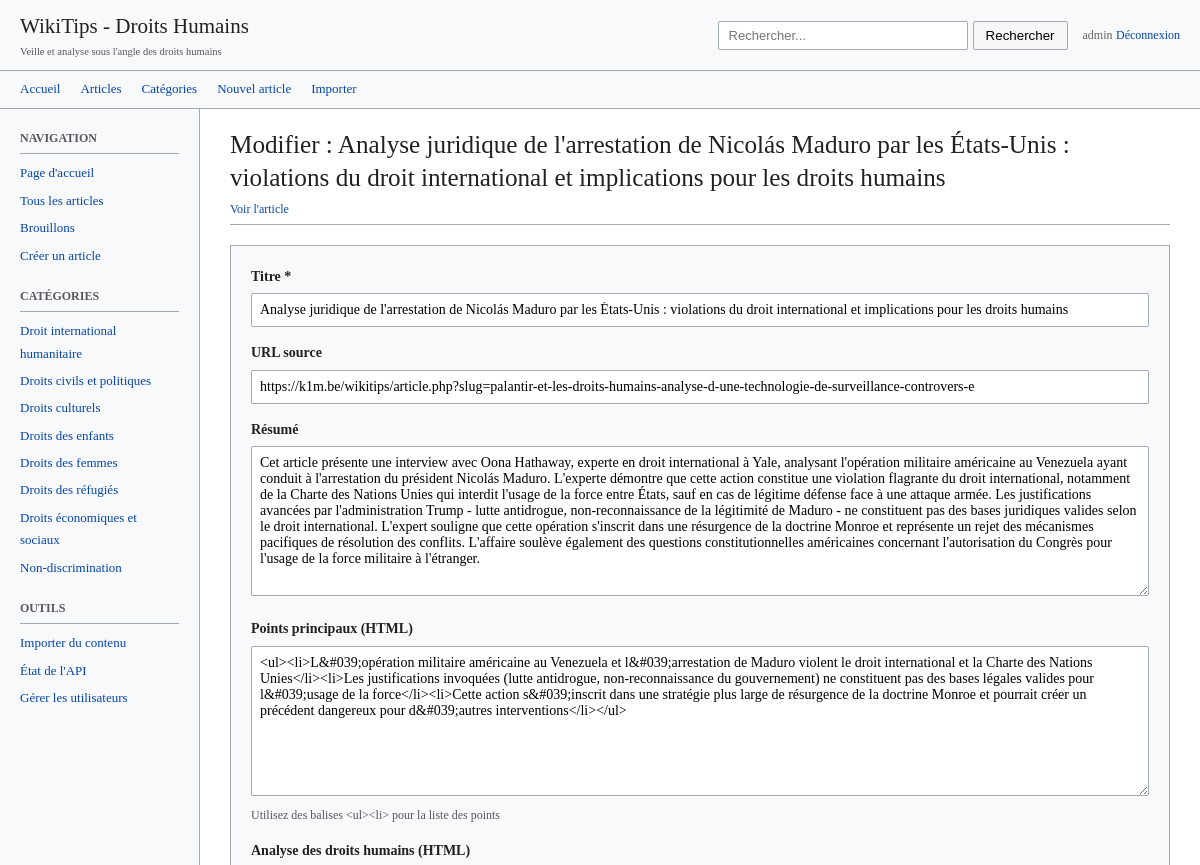
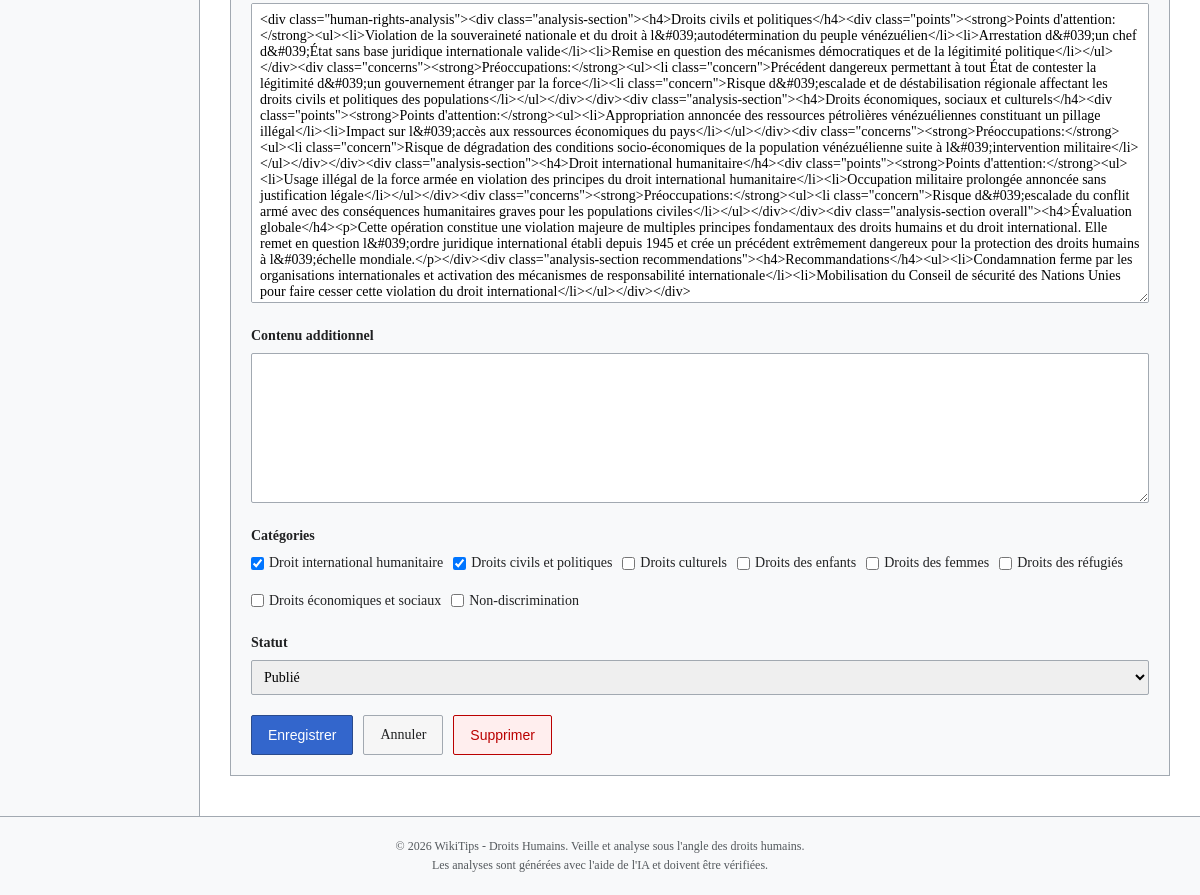
/edit.php?id=2 (signed in), run on the app's committed database (2 pictures, top to bottom).
### tables this page shows
CREATE TABLE users (
                id INTEGER PRIMARY KEY AUTOINCREMENT,
                username TEXT UNIQUE NOT NULL,
                email TEXT UNIQUE NOT NULL,
                password_hash TEXT NOT NULL,
                role TEXT DEFAULT 'editor',
                created_at DATETIME DEFAULT CURRENT_TIMESTAMP,
                last_login DATETIME
            );

CREATE TABLE categories (
                id INTEGER PRIMARY KEY AUTOINCREMENT,
                name TEXT UNIQUE NOT NULL,
                slug TEXT UNIQUE NOT NULL,
                description TEXT
            );

CREATE TABLE articles (
                id INTEGER PRIMARY KEY AUTOINCREMENT,
                title TEXT NOT NULL,
                slug TEXT UNIQUE NOT NULL,
                source_url TEXT,
                source_content TEXT,
                summary TEXT,
                main_points TEXT,
                human_rights_analysis TEXT,
                content TEXT,
                status TEXT DEFAULT 'draft',
                created_at DATETIME DEFAULT CURRENT_TIMESTAMP,
                updated_at DATETIME DEFAULT CURRENT_TIMESTAMP
            );

### config.php (called while the page is built, shortened)
<?php
function url(string $path = ''): string {
    $path = ltrim($path, '/');
    return BASE_PATH . '/' . $path;
}
spl_autoload_register(function ($class) {
    $file = __DIR__ . '/includes/' . $class . '.php';
});

### includes/Database.php (called while the page is built, shortened)
<?php
class Database {
    private static $instance = null;
    private $pdo;
    private function __construct() {
        $this->pdo = new PDO('sqlite:' . DB_PATH);
        $this->pdo->setAttribute(PDO::ATTR_ERRMODE, PDO::ERRMODE_EXCEPTION);
        $this->pdo->setAttribute(PDO::ATTR_DEFAULT_FETCH_MODE, PDO::FETCH_ASSOC);
    }
    public static function getInstance(): self {
        if (self::$instance === null) {
            self::$instance = new self();
        }
        return self::$instance;
    }
    public function getPdo(): PDO {
        return $this->pdo;
    }
    private function initTables(): void {
        $this->pdo->exec("
            CREATE TABLE IF NOT EXISTS articles (
                id INTEGER PRIMARY KEY AUTOINCREMENT,
                title TEXT NOT NULL,
                slug TEXT UNIQUE NOT NULL,
                source_url TEXT,
                source_content TEXT,
                summary TEXT,
                main_points TEXT,
                human_rights_analysis TEXT,
                content TEXT,
                status TEXT DEFAULT 'draft',
                created_at DATETIME DEFAULT CURRENT_TIMESTAMP,
                updated_at DATETIME DEFAULT CURRENT_TIMESTAMP
            )
        ");
        $this->pdo->exec("
            CREATE TABLE IF NOT EXISTS categories (
                id INTEGER PRIMARY KEY AUTOINCREMENT,
                name TEXT UNIQUE NOT NULL,
                slug TEXT UNIQUE NOT NULL,
                description TEXT
            )
        ");
        $this->pdo->exec("
            CREATE TABLE IF NOT EXISTS article_categories (
                article_id INTEGER,
                category_id INTEGER,
                PRIMARY KEY (article_id, category_id),
                FOREIGN KEY (article_id) REFERENCES articles(id) ON DELETE CASCADE,
                FOREIGN KEY (category_id) REFERENCES categories(id) ON DELETE CASCADE
            )
        ");
        $this->pdo->exec("
            CREATE TABLE IF NOT EXISTS users (
                id INTEGER PRIMARY KEY AUTOINCREMENT,
                username TEXT UNIQUE NOT NULL,
                email TEXT UNIQUE NOT NULL,
                password_hash TEXT NOT NULL,
                role TEXT DEFAULT 'editor',
                created_at DATETIME DEFAULT CURRENT_TIMESTAMP,
                last_login DATETIME
            )
        ");
        $this->pdo->exec("
            CREATE TABLE IF NOT EXISTS pages (
                id INTEGER PRIMARY KEY AUTOINCREMENT,
                slug TEXT UNIQUE NOT NULL,
                title TEXT NOT NULL,
                content TEXT,
                updated_at DATETIME DEFAULT CURRENT_TIMESTAMP
            )
        ");
    }
}

### includes/Article.php (called while the page is built, shortened)
<?php
class Article {
    private $db;
    public function __construct() {
        $this->db = Database::getInstance()->getPdo();
    }
    public function getById(int $id): ?array {
        $stmt = $this->db->prepare("SELECT * FROM articles WHERE id = :id");
        $stmt->execute(['id' => $id]);
        $article = $stmt->fetch();
        if ($article) {
            $article['categories'] = $this->getCategories($id);
        }
        return $article ?: null;
    }
    private function getCategories(int $articleId): array {
        $stmt = $this->db->prepare("
            SELECT c.* FROM categories c
            JOIN article_categories ac ON c.id = ac.category_id
            WHERE ac.article_id = ?
        ");
        $stmt->execute([$articleId]);
        return $stmt->fetchAll();
    }
}

### includes/Category.php (called while the page is built, shortened)
<?php
class Category {
    private $db;
    public function __construct() {
        $this->db = Database::getInstance()->getPdo();
    }
    public function getAll(): array {
        $stmt = $this->db->query("SELECT * FROM categories ORDER BY name");
        return $stmt->fetchAll();
    }
}

### includes/Auth.php (called while the page is built, shortened)
<?php
class Auth {
    private $db;
    public function __construct() {
        $this->db = Database::getInstance()->getPdo();
    }
    public function isLoggedIn(): bool {
        return isset($_SESSION['user_id']);
    }
    public function getUser(): ?array {
        $stmt = $this->db->prepare("SELECT id, username, email, role, created_at, last_login FROM users WHERE id = ?");
        $stmt->execute([$_SESSION['user_id']]);
        return $stmt->fetch() ?: null;
    }
    public function isAdmin(): bool {
        return $this->isLoggedIn() && ($_SESSION['role'] ?? '') === 'admin';
    }
}

### edit.php (the view, shortened to what this page needs)
<?php
require_once __DIR__ . '/config.php';
$id = (int)($_GET['id'] ?? 0);
$articleModel = new Article();
$article = $articleModel->getById($id);
$categoryModel = new Category();
$categories = $categoryModel->getAll();
$articleCategoryIds = array_column($article['categories'], 'id');
?>
<div class="article-header">
    <h1>Modifier : <?= htmlspecialchars($article['title']) ?></h1>
    <div class="article-meta">
        <a href="<?= url('article.php?slug=' . htmlspecialchars($article['slug'])) ?>">Voir l'article</a>
    </div>
</div>
<div class="editor-container">
    <form method="post" action="">
        <div class="form-group">
            <label for="title">Titre *</label>
            <input type="text" id="title" name="title" required value="<?= htmlspecialchars($article['title']) ?>">
        </div>
        <div class="form-group">
            <label for="source_url">URL source</label>
            <input type="url" id="source_url" name="source_url" placeholder="https://..." value="<?= htmlspecialchars($article['source_url'] ?? '') ?>">
        </div>
        <div class="form-group">
            <label for="summary">Résumé</label>
            <textarea id="summary" name="summary" rows="4"><?= htmlspecialchars($article['summary'] ?? '') ?></textarea>
        </div>
        <div class="form-group">
            <label for="main_points">Points principaux (HTML)</label>
            <textarea id="main_points" name="main_points" rows="6"><?= htmlspecialchars($article['main_points'] ?? '') ?></textarea>
            <p class="help-text">Utilisez des balises &lt;ul&gt;&lt;li&gt; pour la liste des points</p>
        </div>
        <div class="form-group">
            <label for="human_rights_analysis">Analyse des droits humains (HTML)</label>
            <textarea id="human_rights_analysis" name="human_rights_analysis" class="large"><?= htmlspecialchars($article['human_rights_analysis'] ?? '') ?></textarea>
        </div>
        <div class="form-group">
            <label for="content">Contenu additionnel</label>
            <textarea id="content" name="content" rows="6"><?= htmlspecialchars($article['content'] ?? '') ?></textarea>
        </div>
        <div class="form-group">
            <label>Catégories</label>
            <div class="checkbox-group">
                <?php foreach ($categories as $cat): ?>
                    <label>
                        <input type="checkbox" name="categories[]" value="<?= $cat['id'] ?>"
                            <?= in_array($cat['id'], $articleCategoryIds) ? 'checked' : '' ?>>
                        <?= htmlspecialchars($cat['name']) ?>
                    </label>
                <?php endforeach; ?>
            </div>
        </div>
        <div class="form-group">
            <label for="status">Statut</label>
            <select id="status" name="status">
                <option value="published" <?= $article['status'] === 'published' ? 'selected' : '' ?>>Publié</option>
            </select>
        </div>
        <div class="btn-group">
            <button type="submit" class="btn btn-primary">Enregistrer</button>
            <a href="<?= url('article.php?slug=' . htmlspecialchars($article['slug'])) ?>" class="btn">Annuler</a>
            <button type="button" class="btn btn-danger" onclick="confirmDelete()">Supprimer</button>
        </div>
    </form>
</div>
<?php
$content = ob_get_clean();
require __DIR__ . '/templates/layout.php';

### templates/layout.php (shortened to what this page needs)
<!DOCTYPE html>
<html lang="fr">
<head>
    <link rel="stylesheet" href="<?= url('assets/css/style.css') ?>">
</head>
<body>
    <?php
    $auth = new Auth();
    $isLoggedIn = $auth->isLoggedIn();
    $currentUser = $isLoggedIn ? $auth->getUser() : null;
    ?>
    <header class="wiki-header">
        <div class="wiki-header-inner">
            <a href="<?= url() ?>" class="wiki-logo">
                <div>
                    <h1><?= SITE_NAME ?></h1>
                    <div class="subtitle"><?= SITE_DESCRIPTION ?></div>
                </div>
            </a>
            <div style="display: flex; align-items: center; gap: 15px;">
                <form class="wiki-search" action="<?= url('search.php') ?>" method="get">
                    <input type="text" name="q" placeholder="Rechercher..." value="<?= htmlspecialchars($_GET['q'] ?? '') ?>">
                    <button type="submit">Rechercher</button>
                </form>
                <div class="user-menu">
                    <?php if ($isLoggedIn): ?>
                        <a href="<?= url('profile.php') ?>" style="font-size: 12px; color: #666;"><?= htmlspecialchars($currentUser['username']) ?></a>
                        <a href="<?= url('logout.php') ?>" style="font-size: 12px;">Déconnexion</a>
                    <?php else: ?>
                        <a href="<?= url('login.php') ?>" style="font-size: 12px;">Connexion</a>
                    <?php endif; ?>
                </div>
            </div>
        </div>
    </header>
    <nav class="wiki-nav">
        <a href="<?= url() ?>">Accueil</a>
        <a href="<?= url('articles.php') ?>">Articles</a>
        <a href="<?= url('categories.php') ?>">Catégories</a>
        <?php if ($isLoggedIn): ?>
            <a href="<?= url('new.php') ?>">Nouvel article</a>
            <a href="<?= url('import.php') ?>">Importer</a>
        <?php endif; ?>
    </nav>
    <div class="wiki-container">
        <aside class="wiki-sidebar">
            <div class="sidebar-section">
                <h3>Navigation</h3>
                <ul>
                    <li><a href="<?= url() ?>">Page d'accueil</a></li>
                    <li><a href="<?= url('articles.php') ?>">Tous les articles</a></li>
                    <?php if ($isLoggedIn): ?>
                        <li><a href="<?= url('articles.php?status=draft') ?>">Brouillons</a></li>
                        <li><a href="<?= url('new.php') ?>">Créer un article</a></li>
                    <?php endif; ?>
                </ul>
            </div>
            <div class="sidebar-section">
                <h3>Catégories</h3>
                <ul>
                    <?php
                    $categoryModel = new Category();
                    $categories = $categoryModel->getAll();
                    foreach ($categories as $cat): ?>
                        <li><a href="<?= url('category.php?slug=' . htmlspecialchars($cat['slug'])) ?>"><?= htmlspecialchars($cat['name']) ?></a></li>
                    <?php endforeach; ?>
                </ul>
            </div>
            <?php if ($isLoggedIn): ?>
            <div class="sidebar-section">
                <h3>Outils</h3>
                <ul>
                    <li><a href="<?= url('import.php') ?>">Importer du contenu</a></li>
                    <li><a href="<?= url('api/index.php?action=health') ?>" target="_blank">État de l'API</a></li>
                    <?php if ($auth->isAdmin()): ?>
                        <li><a href="<?= url('users.php') ?>">Gérer les utilisateurs</a></li>
                    <?php endif; ?>
                </ul>
            </div>
            <?php endif; ?>
        </aside>
        <main class="wiki-content">
            <?= $content ?? '' ?>
        </main>
    </div>
    <footer class="wiki-footer">
        <p>&copy; <?= date('Y') ?> <?= SITE_NAME ?>. Veille et analyse sous l'angle des droits humains.</p>
        <p>Les analyses sont générées avec l'aide de l'IA et doivent être vérifiées.</p>
    </footer>
</body>
</html>

### data on the page
users: username "admin"
categories: name "Droit international humanitaire", id "☑"
categories: name "Droits civils et politiques", id "☑"
categories: name "Droits culturels"
categories: name "Droits des enfants"
categories: name "Droits des femmes"
categories: name "Droits des réfugiés"
categories: name "Droits économiques et sociaux"
categories: name "Non-discrimination"
articles: title "Analyse juridique de l'arrestation de Nicolás Maduro par les États-Unis : violations du droit international et implications pour les droits humains", source_url "https://k1m.be/wikitips/article.php?slug=palantir-et-les-droits-humains-analyse-d-une-technologie-de-surveillance-controvers-e", summary "Cet article présente une interview avec Oona Hathaway, experte en droit international à Yale, analysant l'opération militaire américaine au Venezuela ayant conduit à l'arrestation du président Nicolás Maduro. L'experte démontre que cette action constitue une violation flagrante du droit international, notamment de la Charte des Nations Unies qui interdit l'usage de la force entre États, sauf en cas de légitime défense face à une attaque armée. Les justifications avancées par l'administration Trump - lutte antidrogue, non-reconnaissance de la légitimité de Maduro - ne constituent pas des bases juridiques valides selon le droit international. L'expert souligne que cette opération s'inscrit…", main_points "<ul><li>L&#039;opération militaire américaine au Venezuela et l&#039;arrestation de Maduro violent le droit international et la Charte des Nations Unies</li><li>Les justifications invoquées (lutte antidrogue, non-reconnaissance du gouvernement) ne constituent pas des bases légales valides pour l&#039;usage de la force</li><li>Cette action s&#039;inscrit dans une stratégie plus large de résurgence de la doctrine Monroe et pourrait créer un précédent dangereux pour d&#039;autres interventions</li></ul>", human_rights_analysis "<div class=\"human-rights-analysis\"><div class=\"analysis-section\"><h4>Droits civils et politiques</h4><div class=\"points\"><strong>Points d'attention:</strong><ul><li>Violation de la souveraineté nationale et du droit à l&#039;autodétermination du peuple vénézuélien</li><li>Arrestation d&#039;un chef d&#039;État sans base juridique internationale valide</li><li>Remise en question des mécanismes démocratiques et de la légitimité politique</li></ul></div><div class=\"concerns\"><strong>Préoccupations:</strong><ul><li class=\"concern\">Précédent dangereux permettant à tout État de contester la légitimité d&#039;un gouvernement étranger par la force</li><li class=\"concern\">Risque d&#039;escalade et…", status "Publié"

### other printed values
SITE_NAME "WikiTips - Droits Humains"
SITE_DESCRIPTION "Veille et analyse sous l'angle des droits humains"
